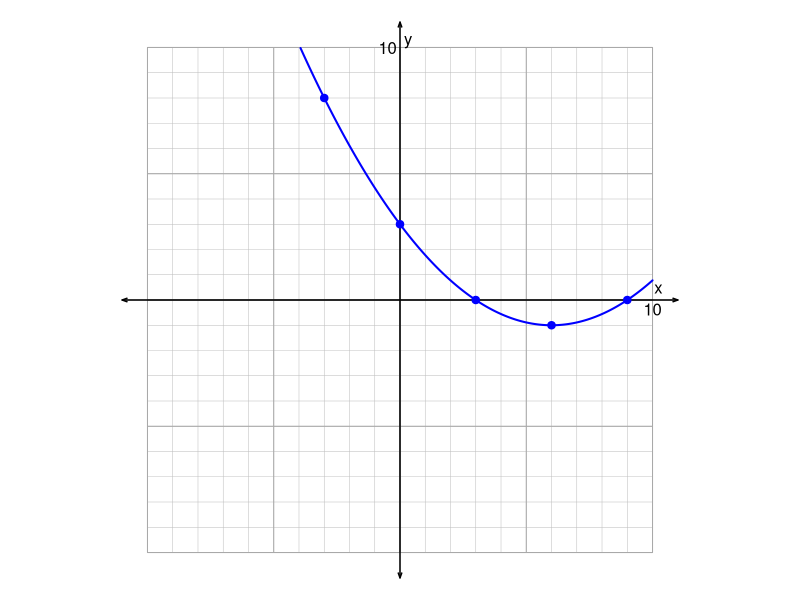

Write R code to recreate this figure.
## ---- chunk 1
pn = function(c,d){
    cc = c[c!=0]
    dd = d[c!=0]
    p = paste0("{",cc,"}x^{",dd,"}",collapse="+")
    p = gsub("x^{0}","",p,fixed=T)
    p = gsub("x^{1}","x",p,fixed=T)
    p = gsub("+{-","-{",p,fixed=T)
    p = gsub("+{1}x","+x",p,fixed=T)
    p = gsub("-{1}x","-x",p,fixed=T)
    p = gsub("{-1}x","-x",p,fixed=T)
    p = gsub("{1}x","x",p,fixed=T)
    return(p)
}

as = sample(c(2,3,1/2,1/3,1/4,1/9),2)*sample(c(-1,1),2)
a = as[1]
while(T){
    rs = sample(1:9,2)*sample(c(-1,1),2,T)
    r = rs[1]
    s = rs[2]
    if(abs(a)>1){
        eq = paste0(a,"(",pn(c(1,-r),1:0),")(",pn(c(1,-s),1:0),")",collapse="")
    } else {
        eq = paste0("\\frac{",sign(a),"}{",abs(round(1/a)),"}(",pn(c(1,-r),1:0),")(",pn(c(1,-s),1:0),")",collapse="")
    }
    h = (r+s)/2
    w = abs(r-s)/2
    k = round(-a*w^2,5)
    if(abs(k)<11 && abs(k)%%1==0 && abs(h)%%1==0){break}
}

eqposs = character()
for(aa in c(as,-as)){
    for(rr in c(-r,r)){
        for(ss in c(-s,s)){
            if(abs(aa)>1){
                eqposs=c(eqposs,paste0(aa,"(",pn(c(1,-rr),1:0),")(",pn(c(1,-ss),1:0),")",collapse=""))
            } else {
                eqposs=c(eqposs,paste0("\\frac{",sign(aa),"}{",abs(round(1/aa)),"}(",pn(c(1,-rr),1:0),")(",pn(c(1,-ss),1:0),")",collapse=""))
            }
            
        }
    }
}
eqposs = sort(unique(eqposs))

sol = paste0(1*(eq==eqposs),collapse="")

al = paste0("* $y=",eqposs,"$",collapse="\n")

## ---- chunk 2
par(mar=c(0,0,0,0),pty="s")
plot(0,0,"n",xlim=c(-11,11),ylim=c(-11,11),axes=F,ann=F)
plot(0,0,"n",xlim=c(-11,11),ylim=c(-11,11),axes=F,ann=F)
for(j in -10:10){
    lines(c(-10,10),c(j,j),col="grey",lwd=0.5)
    lines(c(j,j),c(-10,10),col="grey",lwd=0.5)
}
for(j in seq(-10,10,5)){
    lines(c(-10,10),c(j,j),col="darkgrey",lwd=1)
    lines(c(j,j),c(-10,10),col="darkgrey",lwd=1)
}
arrows(-11,0,11,0,0.05,20,3,lwd=1.5)
arrows(0,-11,0,11,0.05,20,3,lwd=1.5)
text(10,0,"10",adj=c(0.5,1.2))
text(0,10,"10",adj=c(1.2,0.5))
text(10,0,"x",adj=c(-0.2,-0.5))
text(0,10,"y",adj=c(-0.5,-0.2))

x = seq(-10,10,0.01)
y = a*(x-r)*(x-s)
x = x[abs(y)<=10]
y = y[abs(y)<=10]
lines(x,y,col="blue",lwd=2)
x = seq(-10,10,1)
y = a*(x-r)*(x-s)
x = x[abs(y)%%1==0]
y = y[abs(y)%%1==0]
points(x,y,col="blue",pch=19)
